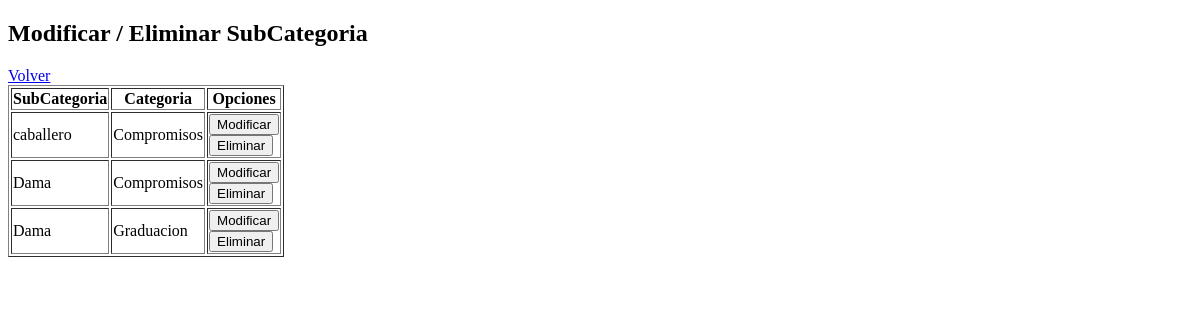
/backend/modificarSubCategoria.php, run on an earlier commit of the app's database.
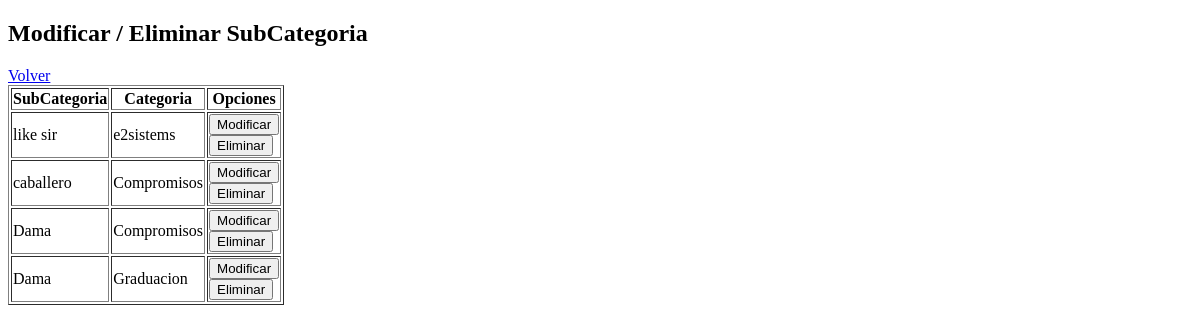
And on a later commit of the database.
### tables this page shows
CREATE TABLE IF NOT EXISTS `subcategoria` (
  `id` int(11) NOT NULL AUTO_INCREMENT,
  `subnombre` varchar(200) NOT NULL,
  `img` text NOT NULL,
  `idCategoria` int(11) NOT NULL,
  PRIMARY KEY (`id`)
);

CREATE TABLE IF NOT EXISTS `categoria` (
  `id` int(11) NOT NULL AUTO_INCREMENT,
  `nombre` varchar(200) NOT NULL,
  `img` text NOT NULL,
  PRIMARY KEY (`id`)
);

### backend/modificarSubCategoria.php (the view, shortened to what this page needs)
<?php
	include '../lib/conexion.php';
	try{
		$sql= 'SELECT subcategoria.id, subcategoria.subnombre, categoria.nombre FROM subcategoria INNER JOIN categoria ON categoria.id = subcategoria.idcategoria ORDER BY subcategoria.id DESC';
		$s = $pdo->prepare($sql);
		$s->execute();
	}
	catch(PDOException $e){
		echo "Error al cargar las subcategorias";
		exit();
	}
	while ($row = $s->fetch()) {
		$subcategorias[] = array(
			'id' => $row['id'],
			'subnombre' => $row['subnombre'],
			'nombre' => $row['nombre']);
	}
?>
<!Doctype html>
<html>
	<head>
	</head>
	<body>
		<div id="content">
			<h2>Modificar / Eliminar SubCategoria</h2>
			<a href="menu.html.php">Volver</a>
			<table border="1">
				<thead>
					<tr>
						<th>SubCategoria</th>
						<th>Categoria</th>
						<th>Opciones</th>
					</tr>
				</thead>
				<tbody>
					<?php foreach($subcategorias as $subcategoria): ?>
						<tr>
							<td><?php echo $subcategoria['subnombre']; ?></td>
							<td><?php echo $subcategoria['nombre']; ?></td>
							<td>
								<form action="modificaSubCategoria.php" method="post">
									<input type="submit" value="Modificar">
								</form>
								<form action="eliminaSubCategoria.php" method="post">
									<input type="submit" value="Eliminar">
								</form>
							</td>
						</tr>
					<?php endforeach; ?>
				</tbody>
			</table>
		</div>
	</body>
</html>

What changed in the data, as far as the page shows it:
added subcategoria: subnombre "like sir", idCategoria.nombre "e2sistems"
